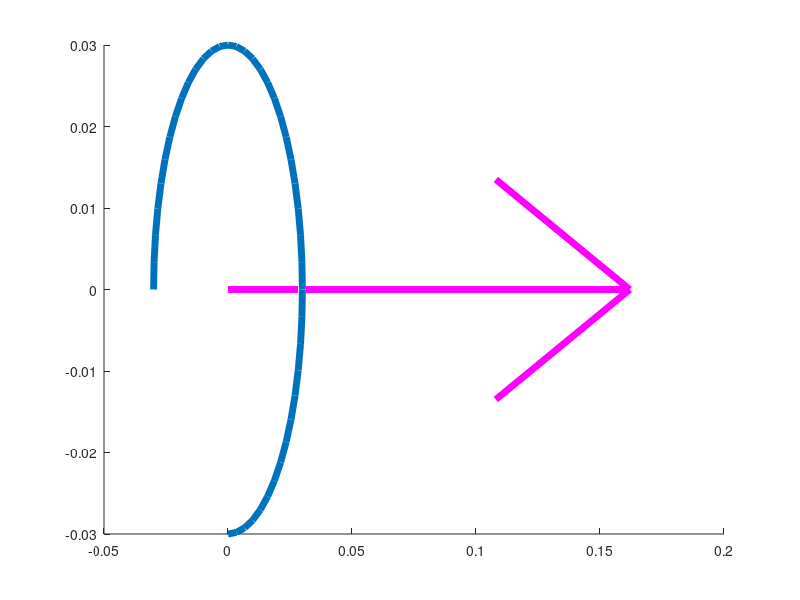

Source code (MATLAB): (Note: this script raises an error after producing the figure.)
% plotCurvedArrows_2D.m
% adapts the arrows in the visualization of one spine vertebra into 2D,
% by adding arrows for the Z, X axes and \theta rotation.
% Andrew P. Sabelhaus (adapted from Abishek Akella), march 2018.

function [] = plotCurvedArrows_2D()
    hold on
    %CreateCurvedArrow3([0.2 0 -0.03], [0.2 0.03 0], [0.2, 0, 0]);
    %CreateCurvedArrow3([0.2 0.03 0], [0.2, 0, 0.03], [0.2, 0, 0]);
    %CreateCurvedArrow3([0.2 0 0.03], [0.2 -0.03 0], [0.2, 0, 0]);
    
    %CreateCurvedArrow3([0 0.2 -0.03], [0.03 0.2 0], [0, 0.2, 0]);
    %CreateCurvedArrow3([0.03 0.2 0], [0 0.2, 0.03], [0, 0.2, 0]);
    %CreateCurvedArrow3([0 0.2 0.03], [-0.03 0.2 0], [0, 0.2, 0]);
    
    % Rotation label for \theta around the Y-axis.
    CreateCurvedArrow3([0, -0.03, .2], [0.03, 0, .2], [0, 0, .2])
    CreateCurvedArrow3([0.03, 0, .2], [0, 0.03, .2], [0, 0, .2])
    CreateCurvedArrow3([0, 0.03, .2], [-0.03, 0, .2], [0, 0, .2])
    
    % X-axis: rightward, pink.
    CreateStraightArrow([0 0 0], [0.18 0 0], 'm');
    
    % z-axis: upward, black.
    CreateStraightArrow([0 0 0], [0 0.18 0], 'k');
    
    %CreateStraightArrow([0 0 0], [0 0 0.3], 'k');
    hold off
    %daspect([1 1 1]);
end

function [h] = CreateCurvedArrow3(from, to, center, count)
       
    % Inputs
    if (nargin < 4), count = 15; end
    if (nargin < 3), center = [0 0 0]; end
    center = center(:); from = from(:); to = to(:);

    % Start, stop and normal vectors    
    start = from - center; rstart = norm(start);
    stop = to - center; rstop = norm(stop);
    angle = atan2(norm(cross(start,stop)), dot(start,stop));
    normal = cross(start, stop); normal = normal / norm(normal);

    % Compute intermediate points by rotating 'start' vector
    % toward 'end' vector around 'normal' axis
    % See: http://inside.mines.edu/fs_home/gmurray/ArbitraryAxisRotation/
    phiAngles = linspace(0, angle, count);
    r = linspace(rstart, rstop, count) / rstart;
    intermediates = zeros(3, count);
    a = center(1); b = center(2); c = center(3);
    u = normal(1); v = normal(2); w = normal(3); 
    x = from(1); y = from(2); z = from(3);
    for ki = 1:count,
        phi = phiAngles(ki);
        cosp = cos(phi); sinp = sin(phi);
        T = [(u^2+(v^2+w^2)*cosp)  (u*v*(1-cosp)-w*sinp)  (u*w*(1-cosp)+v*sinp) ((a*(v^2+w^2)-u*(b*v+c*w))*(1-cosp)+(b*w-c*v)*sinp); ...
             (u*v*(1-cosp)+w*sinp) (v^2+(u^2+w^2)*cosp)   (v*w*(1-cosp)-u*sinp) ((b*(u^2+w^2)-v*(a*u+c*w))*(1-cosp)+(c*u-a*w)*sinp); ...   
             (u*w*(1-cosp)-v*sinp) (v*w*(1-cosp)+u*sinp)  (w^2+(u^2+v^2)*cosp)  ((c*(u^2+v^2)-w*(a*u+b*v))*(1-cosp)+(a*v-b*u)*sinp); ...
                      0                    0                      0                                1                               ];
        intermediate = T * [x;y;z;r(ki)];
        intermediates(:,ki) = intermediate(1:3);
    end

    % Draw the curved line
    % Can be improved of course with hggroup etc...
    X = intermediates(1,:);
    Y = intermediates(2,:);
    Z = intermediates(3,:);    
    tf = ishold;
    if (~tf), hold on; end
    h = line(X,Y,Z);       
    set(h, 'LineWidth', 5);
    if (~tf), hold off; end
end

function [h] = CreateStraightArrow(from, to, lineSpec)
    h = quiver3(from(1), from(2), from(3), to(1)-from(1), to(2)-from(2), to(3)-from(3), lineSpec);
    set(h, 'LineWidth', 5);
    h.MaxHeadSize = 0.5;
end